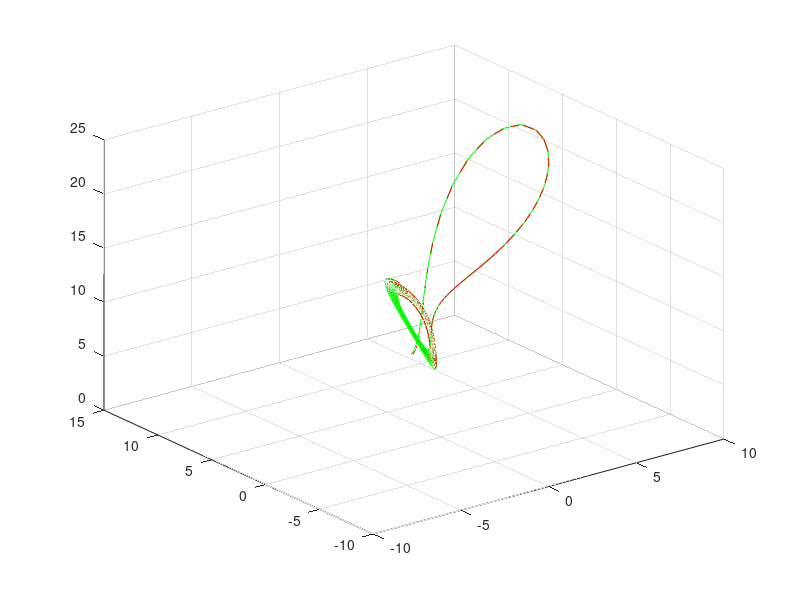

MATLAB code to generate this figure:
function p10_3
%P10_3 atractorul Lorenz
clf
a=5; b=15; c=1;
tspan=[0,20];
opts=odeset('AbsTol',1e-4);
[t,w]=ode45(@Lorenz,tspan,[2,6,4],opts,a,b,c);
plot3(w(:,1),w(:,2),w(:,3),'g-')
opts=odeset('AbsTol',1e-5);
grid on
hold on
[t,w]=ode45(@Lorenz,tspan,[2.1,6,4],opts,a,b,c);
plot3(w(:,1),w(:,2),w(:,3),'r-')

function dydt=Lorenz(x,y,a,b,c)
dydt=[-a*y(1)+a*y(2);b*y(1)-y(2)-y(1)*y(3);...
    -c*y(3)+y(1)*y(2)];
